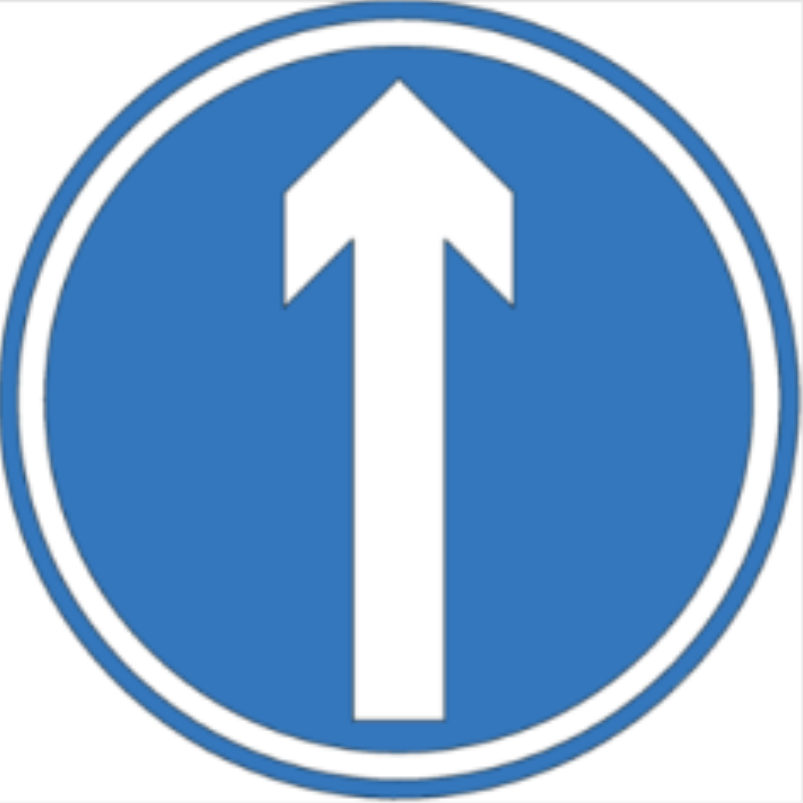
#> input picture Archivos_Quezabot/rubikpi_proyectos/challenge_6_astar/templates/straight.png, 803 x 803 px
$ python -i yolo_balanced.py   (imports and definitions only)
#> lines starting #> are read from the running program, lines starting #| are printed output that depends on the picture
#!/usr/bin/env python3

from ultralytics import YOLO
import cv2
import time

# [1 line that did not run here, left out]
# [1 line that did not run here, left out]

prioridad_senal = {
    "stop": 300,
    "turn_left": 280,
    "turn_right": 280,
    "straight": 260,
    "speed_limit_30": 240,
    "traffic_light": 180
}

# Obstáculos activados, pero con baja prioridad
prioridad_obstaculo = {
    "car": 30,
    "bicycle": 25,
    "motorcycle": 25,
    "bus": 20,
    "truck": 20
}


# [45 lines left out: function double_check_giro, not called in this run]


def procesar_senales_en_frame(frame, offset_x=0, etiqueta_zona="full"):
    resultados = []

    res = model_signs(
        frame,
        imgsz=416,
        conf=0.55,
        verbose=False
    )[0]

    for box in res.boxes:
        cls_id = int(box.cls[0])
        conf = float(box.conf[0])
        name_yolo = model_signs.names[cls_id]
        name_final = name_yolo

        x1, y1, x2, y2 = map(int, box.xyxy[0])

        # Convertir coordenadas si viene de crop lateral
        x1_global = x1 + offset_x
        x2_global = x2 + offset_x
        y1_global = y1
        y2_global = y2

        area = (x2 - x1) * (y2 - y1)

        if conf < 0.55:
            continue

        if name_yolo == "traffic_light" and conf < 0.70:
            continue

        if name_yolo == "traffic_light" and area < 1500:
            continue

        if area < 250:
            continue

        edge_info = ""

        # Double check SOLO para giros
        if name_yolo in ["turn_left", "turn_right"]:
            edge_result, scores = double_check_giro(
                frame,
                x1,
                y1,
                x2,
                y2
            )

            if edge_result is not None:
                name_final = edge_result
                edge_info = (
                    f" | edge_check={edge_result}"
                    f" L={scores.get('left', 0)}"
                    f" C={scores.get('center', 0)}"
                    f" R={scores.get('right', 0)}"
                    f" T={scores.get('total', 0)}"
                )
            else:
                name_final = name_yolo
                edge_info = (
                    f" | edge_check=keep_yolo"
                    f" L={scores.get('left', 0)}"
                    f" C={scores.get('center', 0)}"
                    f" R={scores.get('right', 0)}"
                    f" T={scores.get('total', 0)}"
                )

        score = prioridad_senal.get(name_final, 100) * area * conf

        resultados.append(
            (
                name_yolo,
                name_final,
                conf,
                area,
                score,
                edge_info,
                etiqueta_zona,
                x1_global,
                y1_global,
                x2_global,
                y2_global
            )
        )

    return resultados


# [4 lines not run here, left out]

frame_count = 0
ultimo_print = time.time()

ultima_senal = []
ultimo_obstaculo = []

# [142 lines not run here, left out]

>>> import cv2
>>> picture = cv2.imread('../templates/straight.png', cv2.IMREAD_GRAYSCALE)
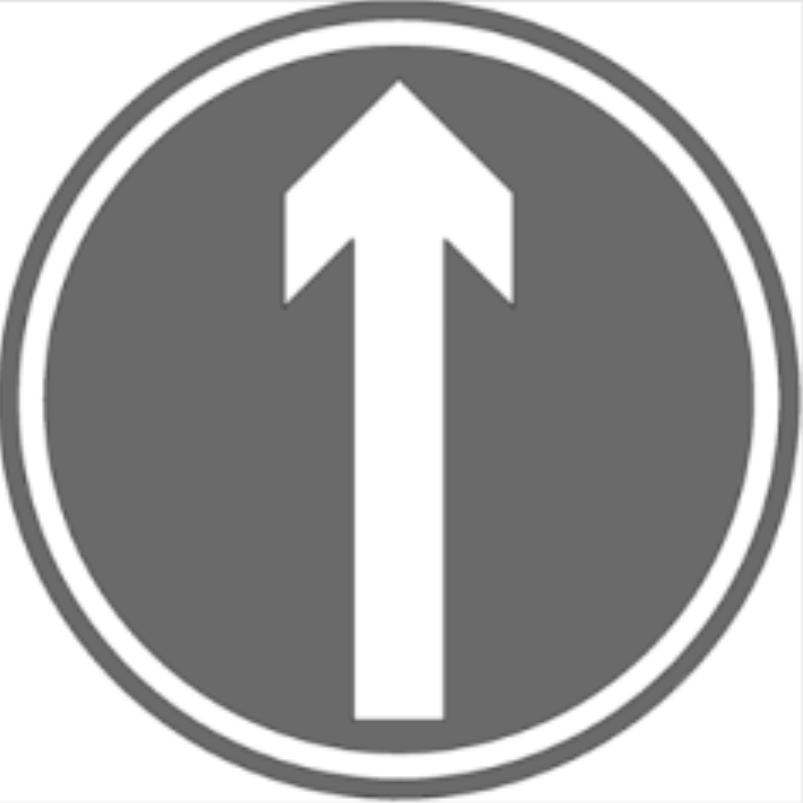
#> picture: shape (803, 803); min 79, max 255, mean 167
>>> result = procesar_senales_en_frame(picture)
#> (the run stopped early here; a loop or call above may not have finished)

$ run again, on Archivos_Quezabot/rubikpi_proyectos/challenge_6_astar/templates/turn_left.png
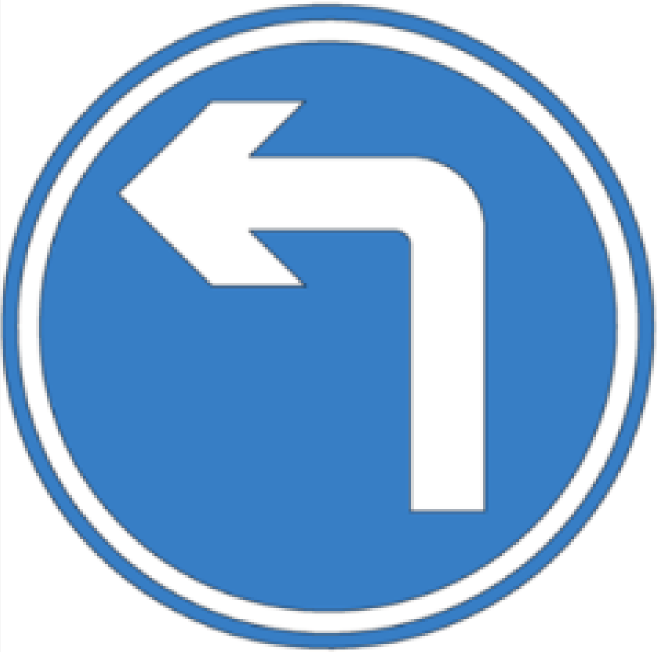
#> input picture Archivos_Quezabot/rubikpi_proyectos/challenge_6_astar/templates/turn_left.png, 1327 x 1304 px (shown at 1/2 size)
#> `picture = cv2.imread('../templates/straight.png', cv2.IMREAD_GRAYSCALE)`:
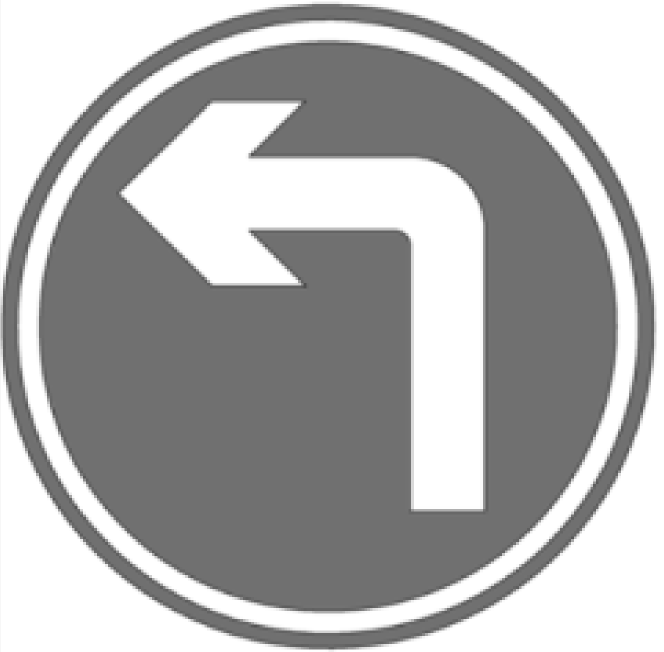
#> picture: shape (1304, 1327) (shown at 1/2 size); min 78, max 255, mean 174.5

$ run again, on Archivos_Quezabot/rubikpi_proyectos/challenge_6_astar/templates/turn_right.png
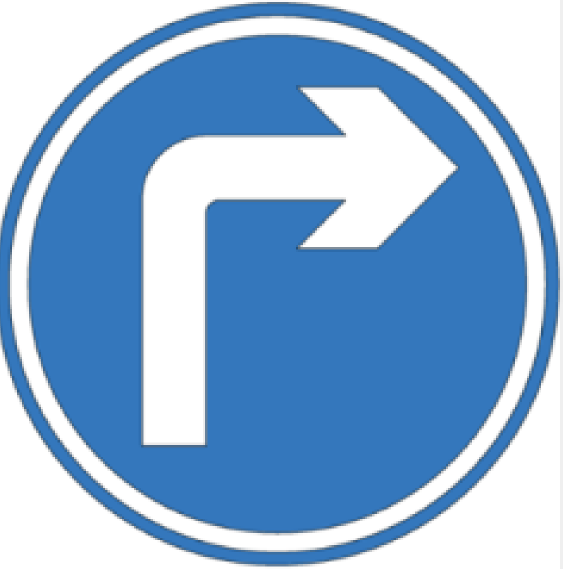
#> input picture Archivos_Quezabot/rubikpi_proyectos/challenge_6_astar/templates/turn_right.png, 1125 x 1138 px (shown at 1/2 size)
#> `picture = cv2.imread('../templates/straight.png', cv2.IMREAD_GRAYSCALE)`:
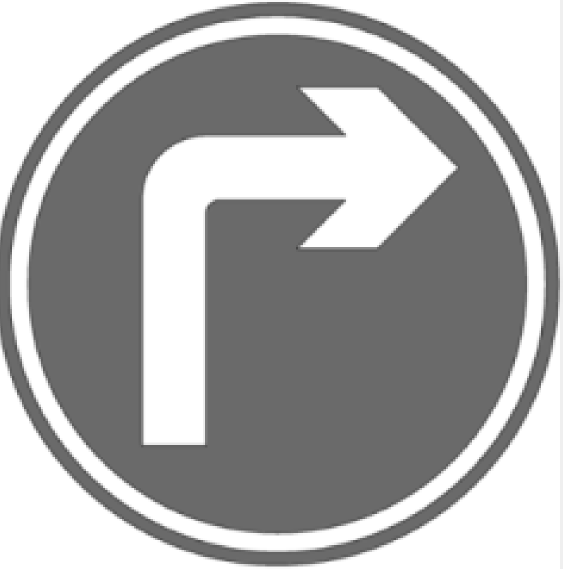
#> picture: shape (1138, 1125) (shown at 1/2 size); min 69, max 255, mean 170
